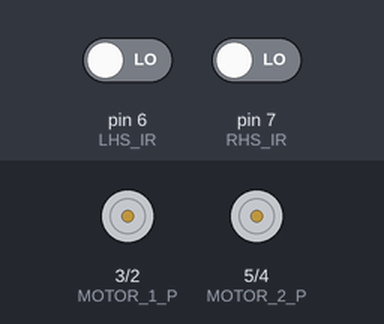
A sketch run on a simulated Arduino Uno, built with avr-gcc and run on an emulated ATmega328P. On the bench: motor-driver pin pairs drawn as motors (green arrow = first pin HIGH = forward, orange = second pin HIGH = backward, longer = more drive). The test bench sets the inputs (shaded band); at power-on: pin 6 (LHS_IR) LOW, pin 7 (RHS_IR) LOW.

Above: at 1.2 s.
1.3 s: pin 6 (LHS_IR) driven HIGH
At 2.4 s:
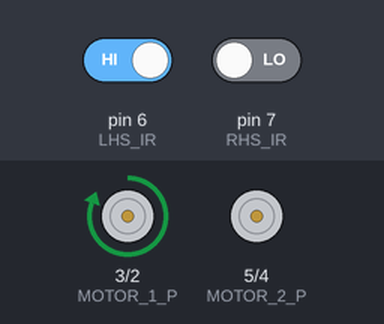
2.8 s: pin 7 (RHS_IR) driven HIGH
At 3.6 s:
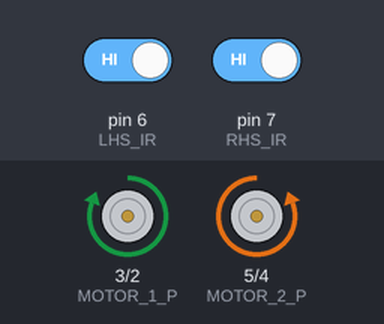
4.3 s: pin 6 (LHS_IR) driven LOW
At 4.7 s:
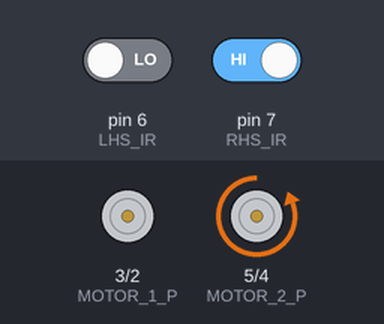
5.8 s: pin 7 (RHS_IR) driven LOW
At 7.1 s:
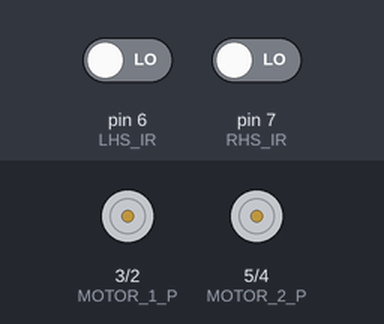
Timing chart, 0 to 8.3 s (numbered marks = the images above; inputs shaded):
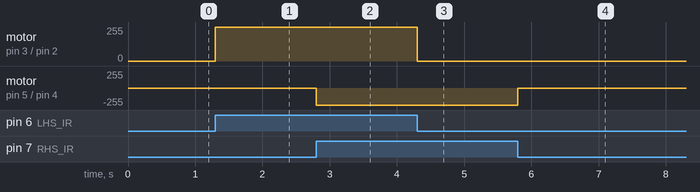

The sketch:

LineSensingRobot.ino
```cpp
// (licence header left out)
// Define Pin Constants
int MOTOR_1_N = 2;  // Motor 1 Negative with UNO Pin 2
int MOTOR_1_P = 3;  // Motor 1 Positive with UNO Pin 3
int MOTOR_2_N = 4;  // Motor 2 Negative with UNO Pin 4
int MOTOR_2_P = 5;  // Motor 2 Positive with UNO Pin 5

int LHS_IR = 6;  // Infra Red Sensor 1
int RHS_IR = 7;  // Infra Red Sensor 2

void setup() {
  // Setup of Pin Config
  // Motors as output
  pinMode(MOTOR_1_N, OUTPUT);
  pinMode(MOTOR_1_P, OUTPUT);

  pinMode(MOTOR_2_N, OUTPUT);
  pinMode(MOTOR_2_P, OUTPUT);
  // Read from sensors
  pinMode(LHS_IR, INPUT);
  pinMode(RHS_IR, INPUT);
}

void loop() {
  // put your main code here, to run repeatedly:
  int lhsValue = digitalRead(LHS_IR);
  int rhsValue = digitalRead(RHS_IR);

  if (lhsValue == HIGH) {
    digitalWrite(MOTOR_1_N, LOW);
    digitalWrite(MOTOR_1_P, HIGH);
  } else {
    digitalWrite(MOTOR_1_N, LOW);
    digitalWrite(MOTOR_1_P, LOW);
  }

  if (rhsValue == HIGH) {
    digitalWrite(MOTOR_2_N, HIGH);
    digitalWrite(MOTOR_2_P, LOW);
  } else {
    digitalWrite(MOTOR_2_N, LOW);
    digitalWrite(MOTOR_2_P, LOW);
  }
}
```

Measured:
- after the input at 1.3 s, motor on pin 3 (MOTOR_1_P) / pin 2 (MOTOR_1_N): stopped → forward 255/255 at once
- after the input at 2.8 s, motor on pin 5 (MOTOR_2_P) / pin 4 (MOTOR_2_N): stopped → backward 255/255 at once
- after the input at 4.3 s, motor on pin 3 (MOTOR_1_P) / pin 2 (MOTOR_1_N): forward 255/255 → stopped at once
- after the input at 5.8 s, motor on pin 5 (MOTOR_2_P) / pin 4 (MOTOR_2_N): backward 255/255 → stopped at once
